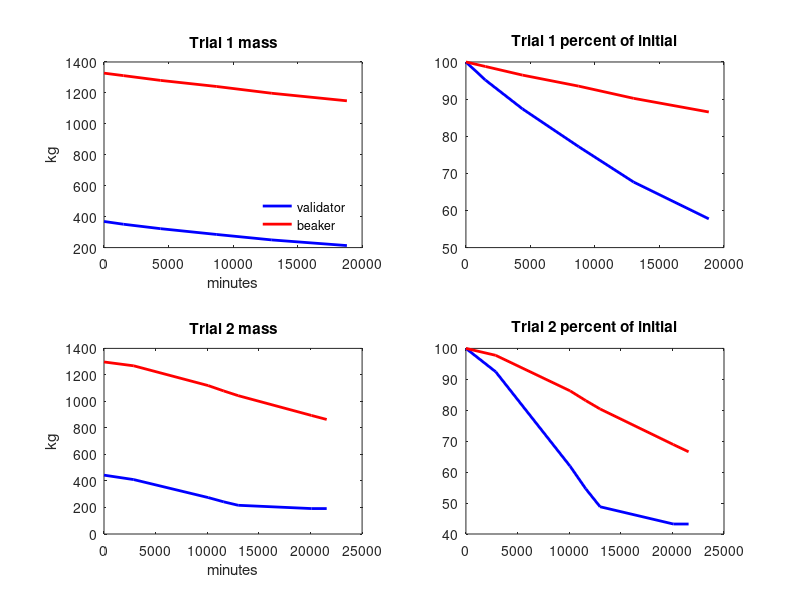
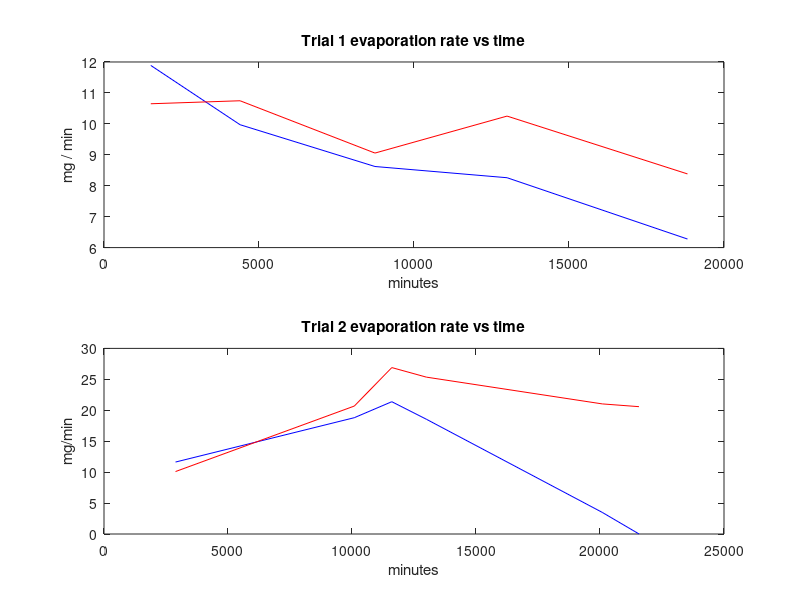
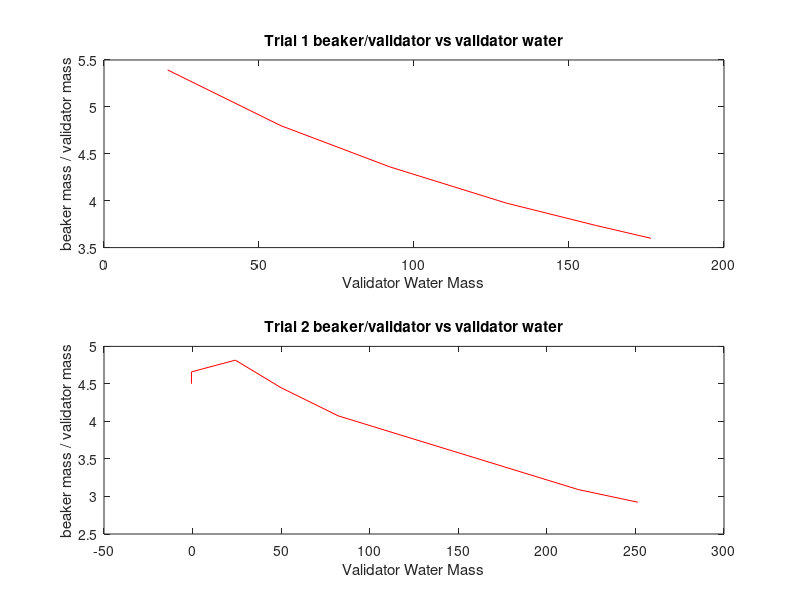

MATLAB code to generate these figures, in order:
clf;
clear;
clc;

%time in minutes between data points
t1 = [0,1509,4389,8741,13002,18822];
t2 = [0,2884,10093,11605,12998,20092,21571];


%validator mass for trial 1 and 2
val1 = [368.93, 350.99, 322.27, 284.75, 249.56, 213.03];
val2 = [443.87, 410.33, 274.81, 242.48, 216.64, 191.88, 191.86];

beaker1 = [1327.87, 1311.8, 1280.85, 1241.44, 1197.76, 1148.98];
beaker2 = [1297.65, 1268.54, 1119.46, 1078.79, 1043.47, 894.3, 863.86];


subplot(2,2,1);
plot(t1, val1, 'b','LineWidth',2);
hold on;
plot(t1,beaker1,'r','LineWidth',2);
hold on;
title('Trial 1 mass');
xlabel('minutes');
ylabel('kg');
legend('validator','beaker');
legend('location','southeast');
legend('boxoff');

subplot(2,2,3);
plot(t2, val2, 'b','LineWidth',2);
hold on;
plot(t2, beaker2, 'r','LineWidth',2);
hold on;
title('Trial 2 mass');
xlabel('minutes');
ylabel('kg');



beaker1b = zeros(1,length(beaker1));
val1b = zeros(1,length(val1));
beaker2b = zeros(1,length(beaker2));
val2b = zeros(1:length(val2));

beaker1b = beaker1 / beaker1(1) * 100;
val1b = val1 / val1(1) * 100;
beaker2b = beaker2 / beaker2(1) * 100;
val2b = val2 / val2(1) * 100;


subplot(2,2,2);

plot(t1,val1b,'b','LineWidth',2);
hold on;
plot(t1,beaker1b, 'r','LineWidth',2);
hold on;
title('Trial 1 percent of initial');

subplot(2,2,4);

plot(t2,val2b,'b','LineWidth',2);
hold on;
plot(t2,beaker2b,'r','LineWidth',2);
hold on;
title('Trial 2 percent of initial');

figure();

val1c = -(val1(1:end-1) - val1(2:end)) ./ (t1(1:end-1) - t1(2:end))*1000;
val2c = -(val2(1:end-1) - val2(2:end)) ./ (t2(1:end-1) - t2(2:end))*1000;
beaker1c = -(beaker1(1:end-1) - beaker1(2:end)) ./ (t1(1:end-1) - t1(2:end))*1000;
beaker2c = -(beaker2(1:end-1) - beaker2(2:end)) ./ (t2(1:end-1) - t2(2:end)) *1000;
subplot(2,1,1);
plot(t1(2:end),val1c,'b');
hold on;
plot(t1(2:end),beaker1c,'r');
xlabel('minutes');
ylabel('mg / min');
title('Trial 1 evaporation rate vs time');

subplot(2,1,2);
plot(t2(2:end),val2c,'b');
hold on;
plot(t2(2:end),beaker2c,'r');
xlabel('minutes');
ylabel('mg/min');
title('Trial 2 evaporation rate vs time');

val1d = val1 - 192.49;
val2d = val2 - 192.49;

val1_beaker = beaker1 ./ val1;
val2_beaker = beaker2 ./ val2;

figure();
subplot(2,1,1);
plot(val1d,val1_beaker,'r');
title('Trial 1 beaker/validator vs validator water');
xlabel('Validator Water Mass');
ylabel('beaker mass / validator mass');
subplot(2,1,2);
plot(val2d,val2_beaker,'r');
title('Trial 2 beaker/validator vs validator water');
xlabel('Validator Water Mass');
ylabel('beaker mass / validator mass');

